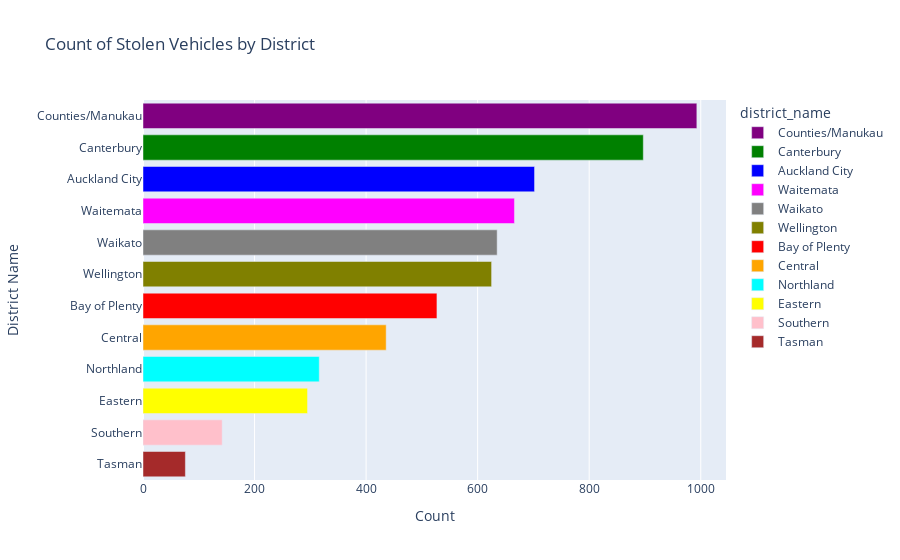

Write notebook code for a chart like this one.
### Code cell
#By district_name
# Count of stolen vehicles by district
district_theft_counts = df5['district_name'].value_counts()
print(district_theft_counts)

# Count of stolen vehicles by district
fig = px.bar(district_theft_counts, 
             x=district_theft_counts.values, 
             y=district_theft_counts.index, 
             orientation='h',
             title='Count of Stolen Vehicles by District',
             color=district_theft_counts.index,  # Assigning colors based on district names
             color_discrete_map=district_color_map)  # Using the district_color_map dictionary
fig.update_layout(xaxis_title='Count', yaxis_title='District Name')
fig.show()

### Figure 1 — Plotly figure (JSON) as saved in the notebook; plotly's stock layout.template omitted (floating-point values rounded to 4 significant figures)
{"data": [{"alignmentgroup": "True", "hovertemplate": "district_name=%{y}<br>x=%{x}<extra></extra>", "legendgroup": "Counties/Manukau", "marker": {"color": "purple", "pattern": {"shape": ""}}, "name": "Counties/Manukau", "offsetgroup": "Counties/Manukau", "orientation": "h", "showlegend": true, "textposition": "auto", "type": "bar", "x": [993], "xaxis": "x", "y": ["Counties/Manukau"], "yaxis": "y"}, {"alignmentgroup": "True", "hovertemplate": "district_name=%{y}<br>x=%{x}<extra></extra>", "legendgroup": "Canterbury", "marker": {"color": "green", "pattern": {"shape": ""}}, "name": "Canterbury", "offsetgroup": "Canterbury", "orientation": "h", "showlegend": true, "textposition": "auto", "type": "bar", "x": [897], "xaxis": "x", "y": ["Canterbury"], "yaxis": "y"}, {"alignmentgroup": "True", "hovertemplate": "district_name=%{y}<br>x=%{x}<extra></extra>", "legendgroup": "Auckland City", "marker": {"color": "blue", "pattern": {"shape": ""}}, "name": "Auckland City", "offsetgroup": "Auckland City", "orientation": "h", "showlegend": true, "textposition": "auto", "type": "bar", "x": [702], "xaxis": "x", "y": ["Auckland City"], "yaxis": "y"}, {"alignmentgroup": "True", "hovertemplate": "district_name=%{y}<br>x=%{x}<extra></extra>", "legendgroup": "Waitemata", "marker": {"color": "magenta", "pattern": {"shape": ""}}, "name": "Waitemata", "offsetgroup": "Waitemata", "orientation": "h", "showlegend": true, "textposition": "auto", "type": "bar", "x": [666], "xaxis": "x", "y": ["Waitemata"], "yaxis": "y"}, {"alignmentgroup": "True", "hovertemplate": "district_name=%{y}<br>x=%{x}<extra></extra>", "legendgroup": "Waikato", "marker": {"color": "gray", "pattern": {"shape": ""}}, "name": "Waikato", "offsetgroup": "Waikato", "orientation": "h", "showlegend": true, "textposition": "auto", "type": "bar", "x": [635], "xaxis": "x", "y": ["Waikato"], "yaxis": "y"}, {"alignmentgroup": "True", "hovertemplate": "district_name=%{y}<br>x=%{x}<extra></extra>", "legendgroup": "Wellington", "marker": {"color": "olive", "pattern": {"shape": ""}}, "name": "Wellington", "offsetgroup": "Wellington", "orientation": "h", "showlegend": true, "textposition": "auto", "type": "bar", "x": [625], "xaxis": "x", "y": ["Wellington"], "yaxis": "y"}, {"alignmentgroup": "True", "hovertemplate": "district_name=%{y}<br>x=%{x}<extra></extra>", "legendgroup": "Bay of Plenty", "marker": {"color": "red", "pattern": {"shape": ""}}, "name": "Bay of Plenty", "offsetgroup": "Bay of Plenty", "orientation": "h", "showlegend": true, "textposition": "auto", "type": "bar", "x": [527], "xaxis": "x", "y": ["Bay of Plenty"], "yaxis": "y"}, {"alignmentgroup": "True", "hovertemplate": "district_name=%{y}<br>x=%{x}<extra></extra>", "legendgroup": "Central", "marker": {"color": "orange", "pattern": {"shape": ""}}, "name": "Central", "offsetgroup": "Central", "orientation": "h", "showlegend": true, "textposition": "auto", "type": "bar", "x": [436], "xaxis": "x", "y": ["Central"], "yaxis": "y"}, {"alignmentgroup": "True", "hovertemplate": "district_name=%{y}<br>x=%{x}<extra></extra>", "legendgroup": "Northland", "marker": {"color": "cyan", "pattern": {"shape": ""}}, "name": "Northland", "offsetgroup": "Northland", "orientation": "h", "showlegend": true, "textposition": "auto", "type": "bar", "x": [316], "xaxis": "x", "y": ["Northland"], "yaxis": "y"}, {"alignmentgroup": "True", "hovertemplate": "district_name=%{y}<br>x=%{x}<extra></extra>", "legendgroup": "Eastern", "marker": {"color": "yellow", "pattern": {"shape": ""}}, "name": "Eastern", "offsetgroup": "Eastern", "orientation": "h", "showlegend": true, "textposition": "auto", "type": "bar", "x": [295], "xaxis": "x", "y": ["Eastern"], "yaxis": "y"}, {"alignmentgroup": "True", "hovertemplate": "district_name=%{y}<br>x=%{x}<extra></extra>", "legendgroup": "Southern", "marker": {"color": "pink", "pattern": {"shape": ""}}, "name": "Southern", "offsetgroup": "Southern", "orientation": "h", "showlegend": true, "textposition": "auto", "type": "bar", "x": [142], "xaxis": "x", "y": ["Southern"], "yaxis": "y"}, {"alignmentgroup": "True", "hovertemplate": "district_name=%{y}<br>x=%{x}<extra></extra>", "legendgroup": "Tasman", "marker": {"color": "brown", "pattern": {"shape": ""}}, "name": "Tasman", "offsetgroup": "Tasman", "orientation": "h", "showlegend": true, "textposition": "auto", "type": "bar", "x": [76], "xaxis": "x", "y": ["Tasman"], "yaxis": "y"}], "layout": {"barmode": "relative", "legend": {"title": {"text": "district_name"}, "tracegroupgap": 0}, "title": {"text": "Count of Stolen Vehicles by District"}, "xaxis": {"anchor": "y", "domain": [0, 1], "title": {"text": "Count"}}, "yaxis": {"anchor": "x", "categoryarray": ["Tasman", "Southern", "Eastern", "Northland", "Central", "Bay of Plenty", "Wellington", "Waikato", "Waitemata", "Auckland City", "Canterbury", "Counties/Manukau"], "categoryorder": "array", "domain": [0, 1], "title": {"text": "District Name"}}}}
